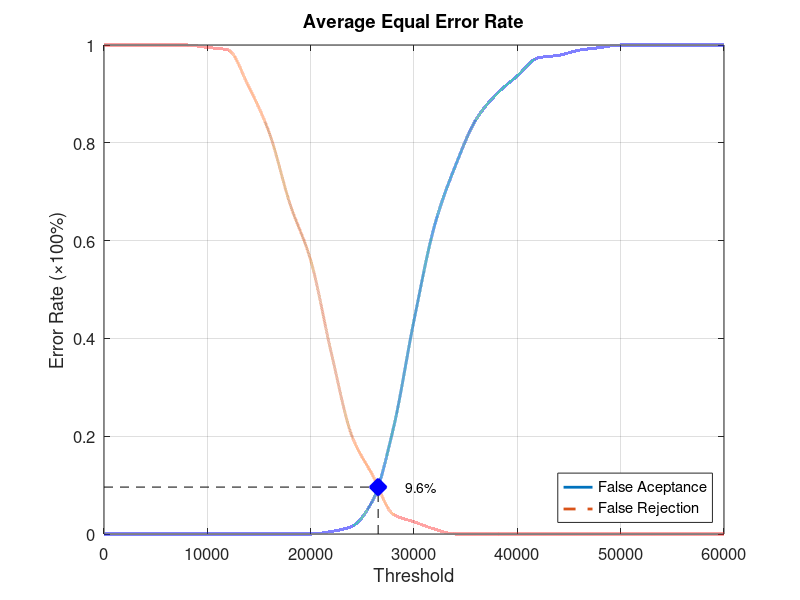
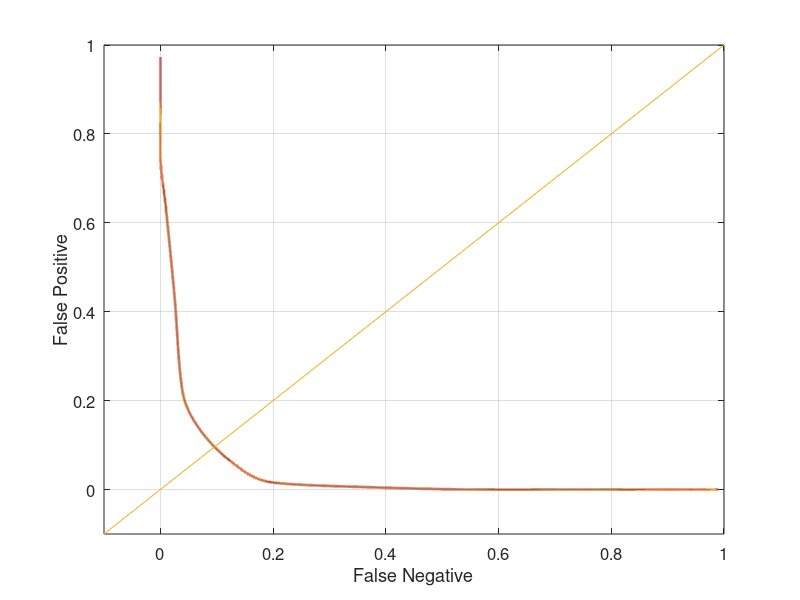

Recreate these plots in MATLAB, in order.
function yEER = Database4_2
close all;
clear;
clc;
x = 0:2000:60000;
xq = 0:0.5:60000;

y0 = [0 0 0 0 0 0 0 0 0 0 0 0.00526316 0.0157895 0.0684211 0.215789 0.436842 0.631579 0.752632 0.847368 0.9 0.936842 0.973684 0.978947 0.989474 0.994737 1 1 1 1 1 1];
yy0 = interp1(x, y0, xq, 'pchip');
y1 = [1 1 1 1 1 0.995 0.99 0.915 0.82 0.675 0.56 0.37 0.2 0.12 0.04 0.025 0.01 0 0 0 0 0 0 0 0 0 0 0 0 0 0];
yy1 = interp1(x, y1, xq, 'pchip');

% Calculating EER: 
y2 = abs(y0 - y1);
find(y2 == min(y2))
yy2 = abs(yy0 - yy1);
xEER = find(yy2 == min(yy2));
xEERIndex = xq(xEER) % X-axis EER
yEER = yy0(xEER) % Y-axis EER

main = figure
plot(xq, yy0,'-','LineWidth', 2);	hold on
plot(xq, yy1,'--','LineWidth', 2);	hold on
plot([xEERIndex xEERIndex], [0 yEER], 'k--');	hold on
plot([0 xEERIndex], [yEER yEER], 'k--');	hold on
plot(xEERIndex, yEER, 'bx', 'LineWidth', 10);	hold on
text(xEERIndex + 10 * xEERIndex / 100, yEER, [num2str(round((10000 * yEER)) / 100) '%'])
legend('False Aceptance', 'False Rejection', 'Location', 'SouthEast')
xlabel('Threshold')
ylabel('Error Rate (\times100%)')
title('Average Equal Error Rate')
set(gca, 'FontSize', 12)
axis([0 60000 0 1])
grid on

print(main, 'Database4_2Main', '-dpng');
FNRxFPR = figure('Color', [1 1 1]);
plot(yy1, yy0, '-', yy1, yy0, 'LineWidth', 2);
hold on
y = -0.1:0.1:1
plot(y, y); 
set(gca, 'FontSize', 12)
xlabel('False Negative')
ylabel('False Positive')
axis([-0.1 1 -0.1 1])
set(gca, 'FontSize', 12)
grid on

print(FNRxFPR, 'Database4_2FNRxFPR','-dpng');
end
